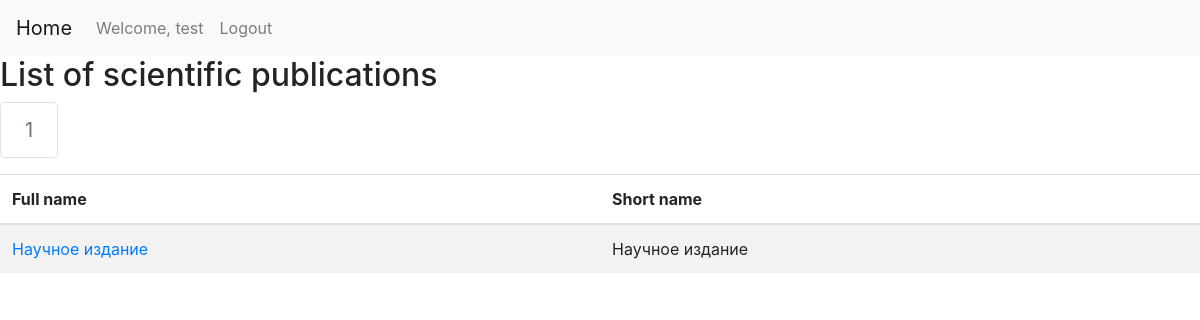
Before: /scientific_publications/1 (signed in) with the older database file.
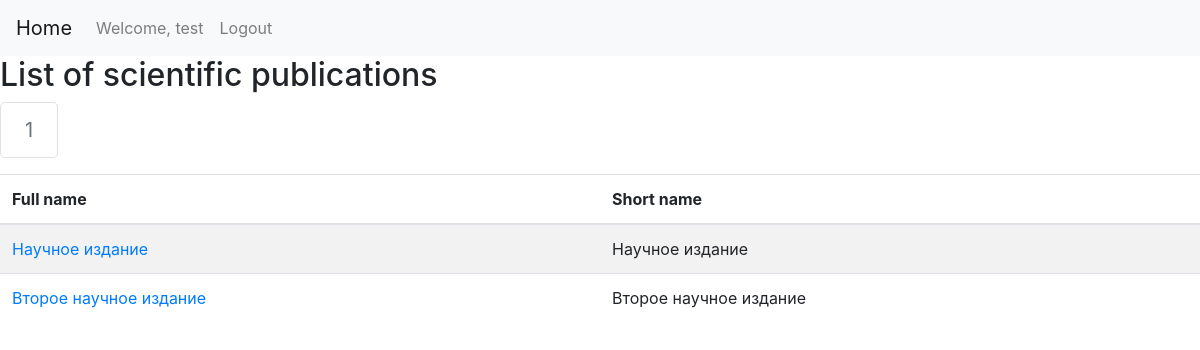
After: the same page with the newer database file.
### journal_website/models.py (models this page shows, shortened)
class ScientificPublication(models.Model):
    full_name = models.ForeignKey(String, related_name='scientific_publication_full_name', on_delete=models.CASCADE)
    short_name = models.ForeignKey(String, related_name='scientific_publication_short_name', on_delete=models.CASCADE)
    contacts = models.ForeignKey(StaticPage, related_name='scientific_publication_contacts', on_delete=models.SET_NULL, null=True)
    main_editor = models.ForeignKey(StaticPage, related_name='scientific_publication_main_editor', on_delete=models.SET_NULL, null=True)
    legal_information = models.ForeignKey(StaticPage, related_name='scientific_publication_legal_information', on_delete=models.SET_NULL, null=True)
    contract_information = models.ForeignKey(StaticPage, related_name='scientific_publication_contract_information', on_delete=models.SET_NULL, null=True)
    science_branches = models.ForeignKey(StaticPage, related_name='scientific_publication_science_branches', on_delete=models.SET_NULL, null=True)
    editorial_team = models.ForeignKey(StaticPage, related_name='scientific_publication_editorial_team', on_delete=models.SET_NULL, null=True)
    class Meta:
        verbose_name_plural = 'scientific_publications'

class String(models.Model):
    russian = models.TextField()
    english = models.TextField(blank=True, null=True)
    def __str__(self):
        return self.russian
    class Meta:
        verbose_name_plural = 'strings'

### journal_website/views.py (the view)
# urls.py: path("scientific_publications/<int:number_of_page>", views.display_page_with_scientific_publications, name="scientific_publications_with_pagination"),
@login_required
def display_page_with_scientific_publications(request, number_of_page):
	pagination_for_scientific_publications = scientific_publication.get_pagination_for_list_of_scientific_publications(list_of_scientific_publications=scientific_publication.get_all_scientific_publications(), number_of_scientific_publications_per_page=5, number_of_page_to_display=number_of_page)
	return render(request, "scientific_publication/scientific_publications.html", {'pagination_for_scientific_publications': pagination_for_scientific_publications})

### journal_website/repositories/ScientificPublicationRepository.py (called while the page is built)
    def get_all_scientific_publications(self):
        return self.scientific_publication_model.objects.all().order_by("pk")

    def get_pagination_for_list_of_scientific_publications(self, list_of_scientific_publications, number_of_scientific_publications_per_page, number_of_page_to_display):
        paginator = Paginator(list_of_scientific_publications, per_page=number_of_scientific_publications_per_page)
        return paginator.get_page(number_of_page_to_display)

### journal_website/templates/scientific_publication/scientific_publications.html (shortened to what this page needs)
{% extends 'main/layout.html' %}
{% block body %}
{% load crispy_forms_tags %}
<body>
<nav class="navbar navbar-expand-lg navbar-light bg-light">
    <a class="navbar-brand" href="/">Home</a>
    <div class="collapse navbar-collapse" id="navbarText">
      <ul class="navbar-nav mr-auto">
        {% if user.is_authenticated %}
        <li class="nav-item">
          <a class="nav-link" href="#">Welcome, {{user.username}}</a>
        </li>
        <li class="nav-item">
          <a class="nav-link" href="/logout">Logout</a>
        </li>
        {% endif %}
      </ul>
    </div>
</nav>
<h2>List of scientific publications</h2>
<nav aria-label="Page navigation">
  <ul class="pagination pagination-lg">
    {% block pagination %}
    {% for number_of_page in pagination_for_scientific_publications.paginator.get_elided_page_range %}
        {% if number_of_page == pagination_for_scientific_publications.paginator.ELLIPSIS %}
          {{ number_of_page }}
        {% else %}
          {% if number_of_page == pagination_for_scientific_publications.number %}
            <li class="page-item disabled">
              <a class="page-link" href="#" tabindex="-1">{{ number_of_page }}</a>
            </li>
          {% else %}
              <li class="page-item"><a class="page-link" href="{% url 'scientific_publications_with_pagination' number_of_page %}">{{ number_of_page }}</a></li>
          {% endif %}
        {% endif %}
    {% endfor %}
    {% endblock %}
  </ul>
</nav>
<div class="table-responsive">
  <table class="table table-striped">
    <thead>
      <tr>
        <th>Full name</th>
        <th>Short name</th>
      </tr>
    </thead>
    <tbody>
      {% block scientific_publication %}
        {% for scientific_publication in pagination_for_scientific_publications %}
          <tr>
            <td><a href="{% url 'add_article_to_scientific_publication' scientific_publication.pk %}">{{ scientific_publication.full_name }}</a></td>
            <td>{{ scientific_publication.short_name }}</td>
          </tr>
        {% endfor %}
      {% endblock %}
    </tbody>
  </table>
</div>
</body>
{% endblock %}

### journal_website/templates/main/layout.html (shortened to what this page needs)
<!doctype html>
<html lang="en">
  <head>
    <link rel="stylesheet" href="https://cdn.jsdelivr.net/npm/bootstrap@4.4.1/dist/css/bootstrap.min.css">
  </head>
  {% block body %}{% endblock %}
</html>

Changed rows visible on the page:
added ScientificPublication: full_name "Второе научное издание", short_name "Второе научное издание"
